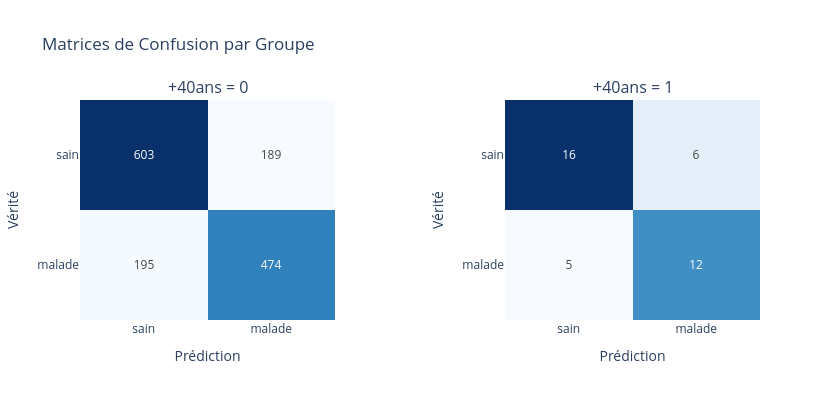

Notebook code cell kept with this figure:
### Code cell
plot_confusion_matrices_side_by_side(
    df=lfr_pred,
    group_column='+40ans',
    labels=["sain", "malade"],
)

### Figure 1 — Plotly figure (JSON) as saved in the notebook; plotly's stock layout.template omitted (floating-point values rounded to 4 significant figures)
{"data": [{"colorscale": [[0, "rgb(247,251,255)"], [0.125, "rgb(222,235,247)"], [0.25, "rgb(198,219,239)"], [0.375, "rgb(158,202,225)"], [0.5, "rgb(107,174,214)"], [0.625, "rgb(66,146,198)"], [0.75, "rgb(33,113,181)"], [0.875, "rgb(8,81,156)"], [1, "rgb(8,48,107)"]], "hoverinfo": "z", "showscale": false, "text": [["603", "189"], ["195", "474"]], "texttemplate": "%{text}", "type": "heatmap", "x": ["sain", "malade"], "xaxis": "x", "y": ["sain", "malade"], "yaxis": "y", "z": [[603, 189], [195, 474]], "zmin": 0}, {"colorscale": [[0, "rgb(247,251,255)"], [0.125, "rgb(222,235,247)"], [0.25, "rgb(198,219,239)"], [0.375, "rgb(158,202,225)"], [0.5, "rgb(107,174,214)"], [0.625, "rgb(66,146,198)"], [0.75, "rgb(33,113,181)"], [0.875, "rgb(8,81,156)"], [1, "rgb(8,48,107)"]], "hoverinfo": "z", "showscale": false, "text": [["16", "6"], ["5", "12"]], "texttemplate": "%{text}", "type": "heatmap", "x": ["sain", "malade"], "xaxis": "x2", "y": ["sain", "malade"], "yaxis": "y2", "z": [[16, 6], [5, 12]], "zmin": 0}], "layout": {"annotations": [{"font": {"size": 16}, "showarrow": false, "text": "+40ans = 0", "x": 0.1875, "xanchor": "center", "xref": "paper", "y": 1, "yanchor": "bottom", "yref": "paper"}, {"font": {"size": 16}, "showarrow": false, "text": "+40ans = 1", "x": 0.8125, "xanchor": "center", "xref": "paper", "y": 1, "yanchor": "bottom", "yref": "paper"}], "height": 400, "title": {"text": "Matrices de Confusion par Groupe"}, "width": 840, "xaxis": {"anchor": "y", "domain": [0, 0.375], "title": {"text": "Prédiction"}}, "xaxis2": {"anchor": "y2", "domain": [0.625, 1], "title": {"text": "Prédiction"}}, "yaxis": {"anchor": "x", "autorange": "reversed", "domain": [0, 1], "title": {"text": "Vérité"}}, "yaxis2": {"anchor": "x2", "autorange": "reversed", "domain": [0, 1], "title": {"text": "Vérité"}}}}
